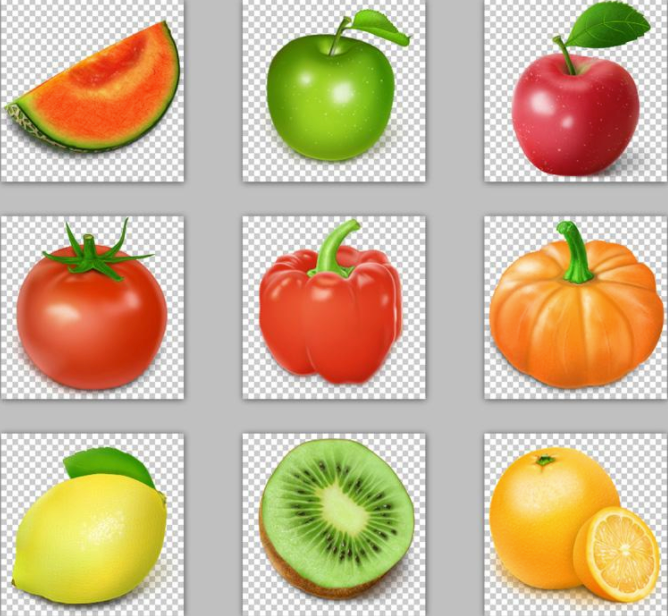
#> input picture images/fruits.png, 668 x 616 px
$ python color_turn.py
#> lines starting #> are read from the running program, lines starting #| are printed output that depends on the picture
#!/usr/bin/env python
# -*- coding: UTF-8 -*-

# From: https://zhuanlan.zhihu.com/p/24425116

# 色调，明暗，直方图和Gamma曲线

# 除了区域，图像本身的属性操作也非常多，比如可以通过HSV空间对色调和明暗进行调节。
# HSV空间是由美国的图形学专家A. R. Smith提出的一种颜色空间，HSV分别是色调（Hue），饱和度（Saturation）和明度（Value）。
# 在HSV空间中进行调节就避免了直接在RGB空间中调节是还需要考虑三个通道的相关性。
# OpenCV中H的取值是[0, 180)，其他两个通道的取值都是[0, 256)，
# 下面例子接着上面例子代码，通过HSV空间对图像进行调整：
# 通过cv2.cvtColor把图像从BGR转换到HSV

import cv2

img = cv2.imread('images/fruits.png')
#> img is the input picture: shape (616, 668, 3); mean B, G, R 148, 181, 202
img_hsv = cv2.cvtColor(img, cv2.COLOR_BGR2HSV)
#> img_hsv: shape (616, 668, 3); mean H, S, V 20.6, 73.9, 207.2

# H空间中，绿色比黄色的值高一点，所以给每个像素+15，黄色的树叶就会变绿
turn_green_hsv = img_hsv.copy()
turn_green_hsv[:, :, 0] = (turn_green_hsv[:, :, 0]+15) % 180
#> turn_green_hsv: shape (616, 668, 3); mean H, S, V 30.4, 73.9, 207.2
turn_green_img = cv2.cvtColor(turn_green_hsv, cv2.COLOR_HSV2BGR)
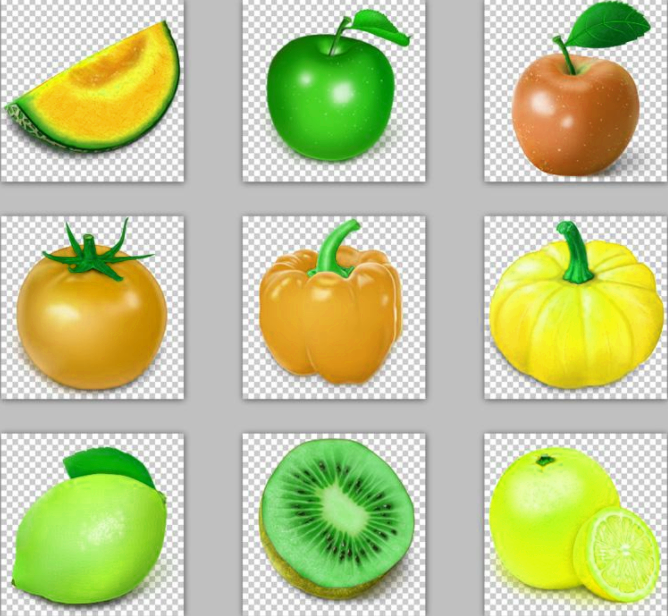
#> turn_green_img: shape (616, 668, 3); mean B, G, R 147.8, 199.4, 191.1
cv2.imwrite('tmp/turn_green.jpg', turn_green_img)

# 减小饱和度会让图像损失鲜艳，变得更灰
colorless_hsv = img_hsv.copy()
colorless_hsv[:, :, 1] = 0.5 * colorless_hsv[:, :, 1]
#> colorless_hsv: shape (616, 668, 3); mean H, S, V 20.6, 36.8, 207.2
colorless_img = cv2.cvtColor(colorless_hsv, cv2.COLOR_HSV2BGR)
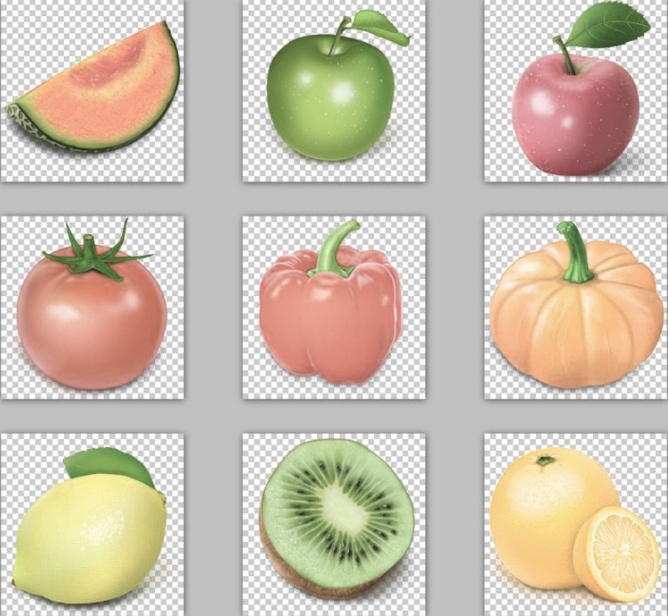
#> colorless_img: shape (616, 668, 3); mean B, G, R 177.5, 194, 204.5
cv2.imwrite('tmp/colorless.jpg', colorless_img)

# 减小明度为原来一半
darker_hsv = img_hsv.copy()
darker_hsv[:, :, 2] = 0.5 * darker_hsv[:, :, 2]
#> darker_hsv: shape (616, 668, 3); mean H, S, V 20.6, 73.9, 103.4
darker_img = cv2.cvtColor(darker_hsv, cv2.COLOR_HSV2BGR)
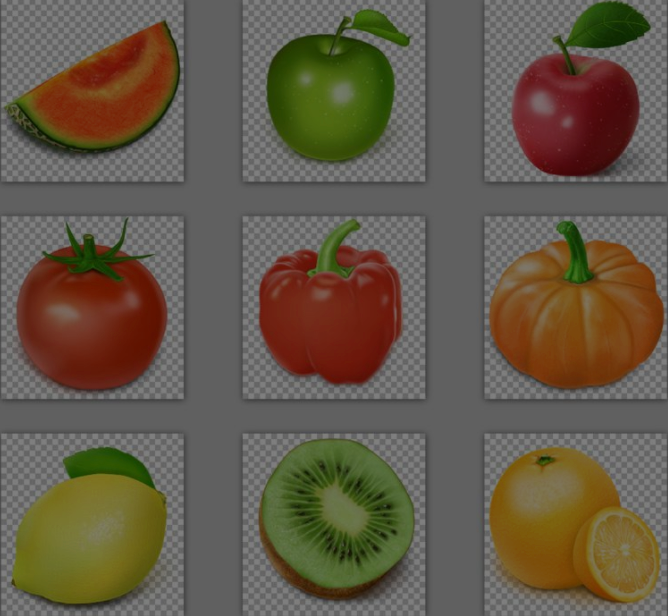
#> darker_img: shape (616, 668, 3); mean B, G, R 73.6, 90.2, 100.7
cv2.imwrite('tmp/darker.jpg', darker_img)
